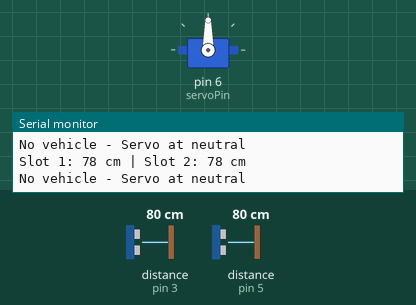
Simulated run of this sketch. Board: Arduino Uno, built with avr-gcc and run on an emulated ATmega328P. On the bench: servo, the last lines printed to the serial monitor. Wiring (inferred from the names in the program): 2 × ultrasonic range finder: trigger pin 2, echo pin 3 / trigger pin 4, echo pin 5. The test bench sets the inputs (shaded band); at power-on: distance to the obstacle (sensors on pin 3, pin 5) 80 cm. The echo pulse lasts 58.3 µs per cm.

Above: at 1.8 s.
1.9 s: distance to the obstacle (sensor on pin 3) set to 7 cm
3.4 s: distance to the obstacle (sensor on pin 3) set to 4 cm
At 4.7 s:
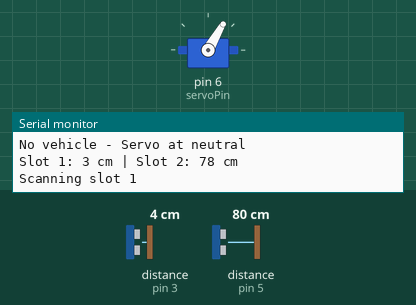
Timing chart, 0 to 11.2 s (numbered marks = the images above; inputs shaded):
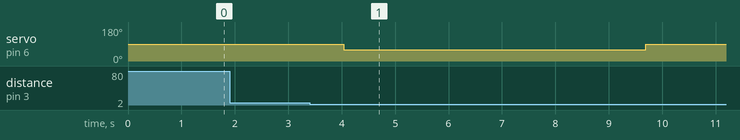

The sketch:

arduino.ino
```cpp
#include <Servo.h>

#define trigPin1 2
#define echoPin1 3
#define trigPin2 4
#define echoPin2 5
#define servoPin 6
#define triggerESP 7

Servo myServo;

// State tracking variables
bool slot1_occupied = false;
bool slot2_occupied = false;
bool slot1_scanned = false;
bool slot2_scanned = false;

void setup() {
  Serial.begin(9600);

  pinMode(trigPin1, OUTPUT);
  pinMode(echoPin1, INPUT);
  pinMode(trigPin2, OUTPUT);
  pinMode(echoPin2, INPUT);

  pinMode(triggerESP, OUTPUT);
  digitalWrite(triggerESP, LOW);

  myServo.attach(servoPin);
  myServo.write(90); // Neutral
}

long readDistance(int trigPin, int echoPin) {
  digitalWrite(trigPin, LOW);
  delayMicroseconds(2);
  digitalWrite(trigPin, HIGH);
  delayMicroseconds(10);
  digitalWrite(trigPin, LOW);

  return pulseIn(echoPin, HIGH) * 0.034 / 2;
}

void sendTriggerToESP(int sensorId) {
  // Send sensor ID as pulses to ESP32
  for(int i = 0; i < sensorId; i++) {
    digitalWrite(triggerESP, HIGH);
    delay(100);  // 100ms pulse
    digitalWrite(triggerESP, LOW);
    delay(50);   // 50ms gap between pulses
  }
  delay(500); // End signal - indicates transmission complete
}

void loop() {
  long distance1 = readDistance(trigPin1, echoPin1);
  long distance2 = readDistance(trigPin2, echoPin2);

  Serial.print("Slot 1: ");
  Serial.print(distance1);
  Serial.print(" cm | Slot 2: ");
  Serial.print(distance2);
  Serial.println(" cm");

  // Update current slot states
  bool current_slot1 = (distance1 < 5);
  bool current_slot2 = (distance2 < 5);

  // Check if slot states changed
  if (current_slot1 != slot1_occupied) {
    slot1_occupied = current_slot1;
    if (!current_slot1) {
      slot1_scanned = false; // Reset scan flag when object leaves
    }
  }

  if (current_slot2 != slot2_occupied) {
    slot2_occupied = current_slot2;
    if (!current_slot2) {
      slot2_scanned = false; // Reset scan flag when object leaves
    }
  }

  // Scanning logic - only scan if object is present and hasn't been scanned
  if (slot1_occupied && slot2_occupied) {
    if (!slot1_scanned || !slot2_scanned) {
      Serial.println("Both slots occupied - scanning both");

      if (!slot1_scanned) {
        Serial.println("Scanning slot 1");
        myServo.write(60);  // Slot 1
        delay(2000);
        sendTriggerToESP(1);  // Send sensor ID 1
        delay(3000);
        slot1_scanned = true;
      }

      if (!slot2_scanned) {
        Serial.println("Scanning slot 2");
        myServo.write(135); // Slot 2
        delay(2000);
        sendTriggerToESP(2);  // Send sensor ID 2
        delay(3000);
        slot2_scanned = true;
      }

      myServo.write(90);  // Return to neutral
    }
  }
  else if (slot1_occupied && !slot1_scanned) {
    Serial.println("Scanning slot 1");
    myServo.write(60);
    delay(2000);
    sendTriggerToESP(1);  // Send sensor ID 1
    delay(3000);
    myServo.write(90);
    slot1_scanned = true;
  }
  else if (slot2_occupied && !slot2_scanned) {
    Serial.println("Scanning slot 2");
    myServo.write(135);
    delay(2000);
    sendTriggerToESP(2);  // Send sensor ID 2
    delay(3000);
    myServo.write(90);
    slot2_scanned = true;
  }
  else if (!slot1_occupied && !slot2_occupied) {
    myServo.write(90);
    Serial.println("No vehicle - Servo at neutral");
  }

  delay(1000);
}
```

Measured:
- the behaviour switches between 6 and 5 cm on distance to the obstacle (sensor on pin 3) (found by bisection; images 0 and 1)
- after the input at 3.4 s, servo on pin 6 (servoPin): 90° → 60° after 0.64 s, → 90° 5.7 s later
